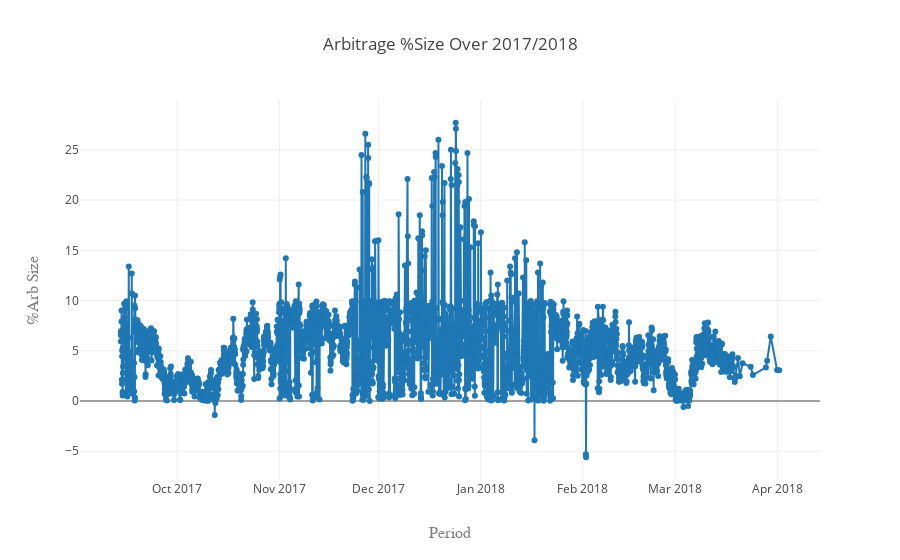

Source (notebook cell):
### Code cell
trace1 = go.Scatter(
    x = df['DateTime'],
    y = df['Num_Arb'],
    mode = 'lines+markers',
    name = 'Arb'
)
layout = go.Layout(
    title='Arbitrage %Size Over 2017/2018',
    xaxis=dict(
        title='Period',
        titlefont=dict(
            family='Courier New, monospace',
            size=16,
            color='#7f7f7f'
        )
    ),
    yaxis=dict(
        title='%Arb Size',
        titlefont=dict(
            family='Courier New, monospace',
            size=16,
            color='#7f7f7f'
        )
    )
)
data = [trace1]
fig = go.Figure(data=data, layout=layout)
py.iplot(fig,filename='scatter-mode')

### Figure 1 — Plotly figure (JSON) as saved in the notebook; plotly's stock layout.template omitted (floating-point values rounded to 4 significant figures; data arrays with more than 128 entries replaced by an {"elided": "..."} marker saying what was removed)
{"data": [{"mode": "lines+markers", "name": "Arb", "type": "scatter", "x": {"elided": "3322 str values"}, "y": {"elided": "3322 float values"}}], "layout": {"title": "Arbitrage %Size Over 2017/2018", "xaxis": {"title": "Period", "titlefont": {"color": "#7f7f7f", "family": "Courier New, monospace", "size": 16}}, "yaxis": {"title": "%Arb Size", "titlefont": {"color": "#7f7f7f", "family": "Courier New, monospace", "size": 16}}}}
